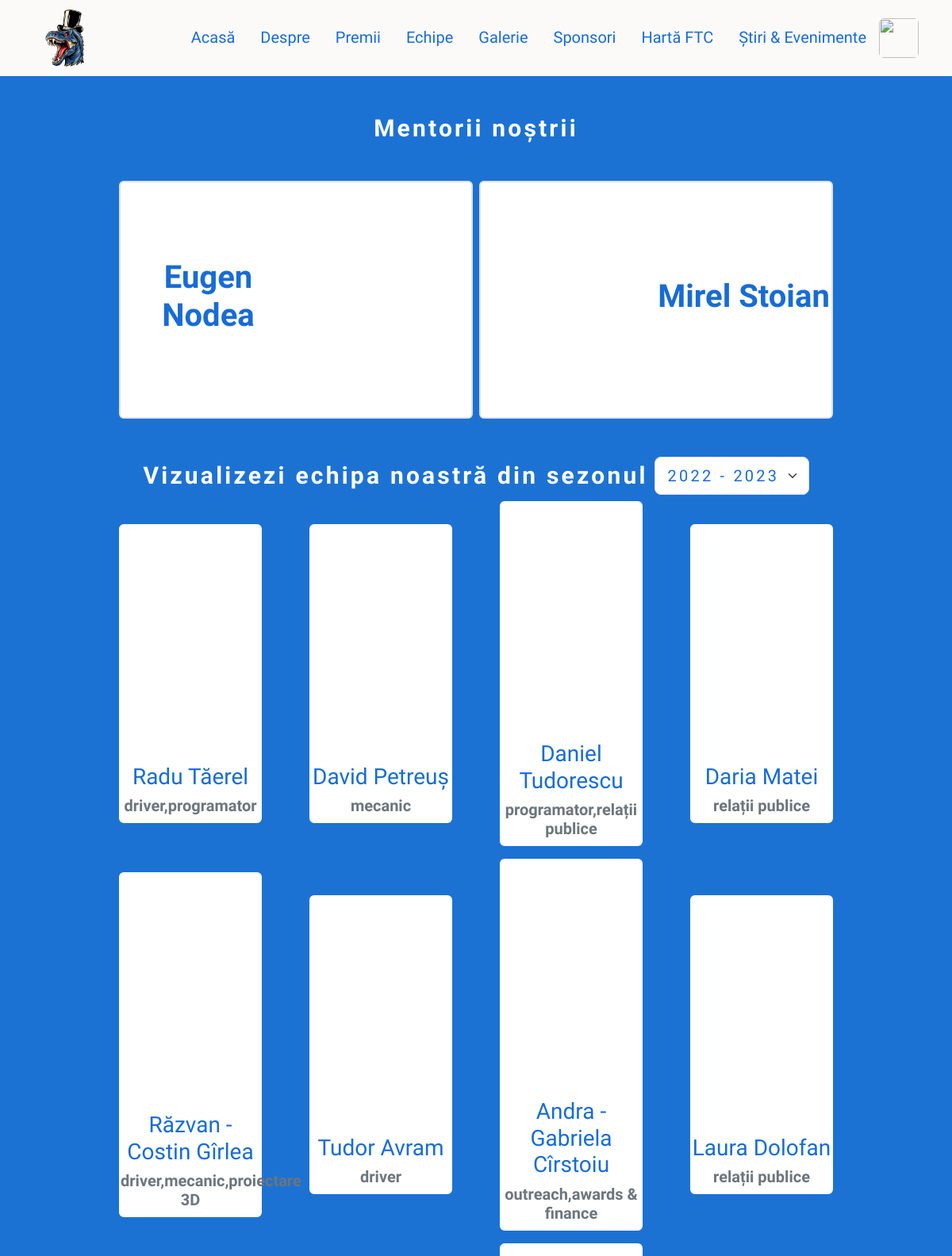
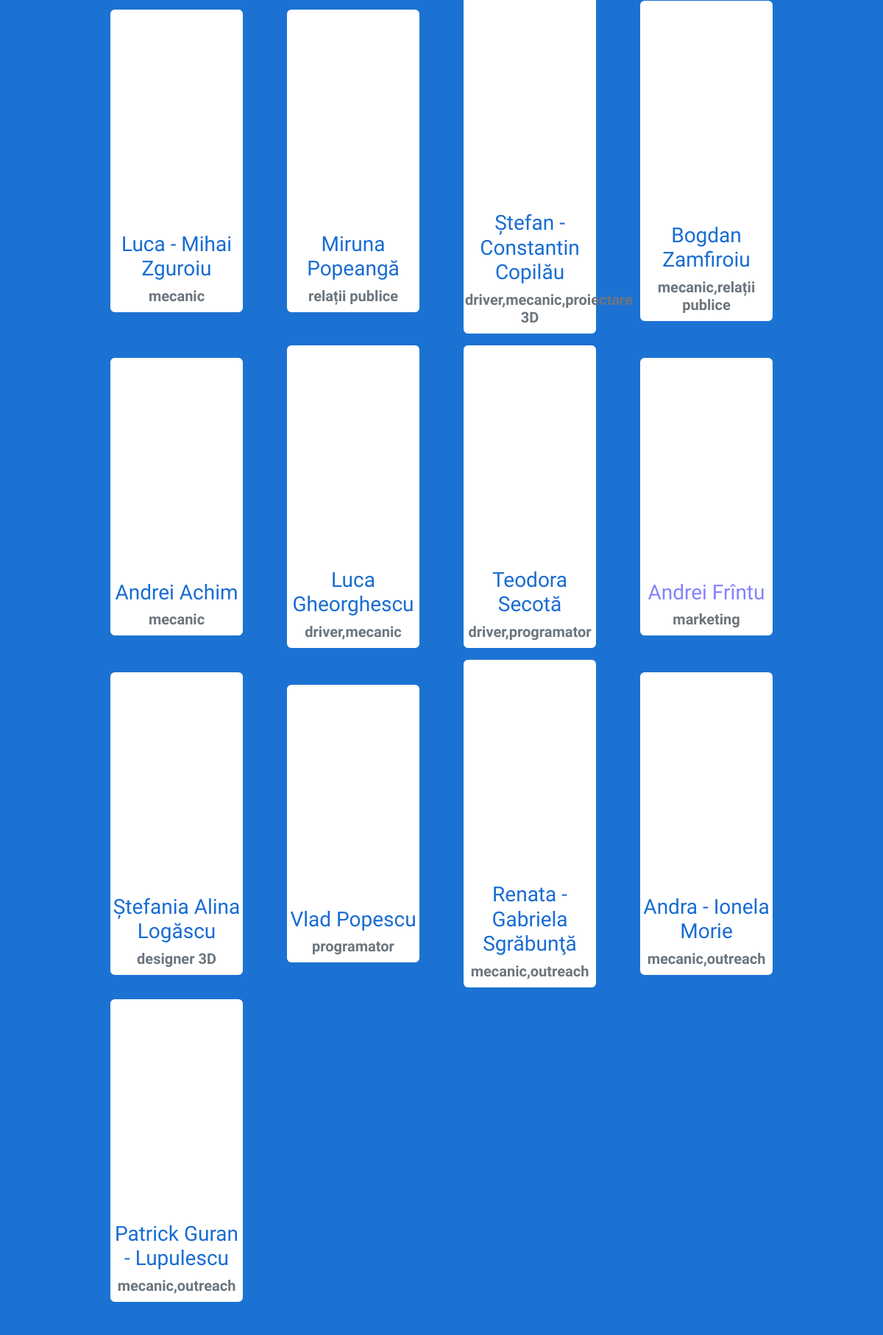
The app's page /team/2023 (upper part) with its own data (2 pictures, top to bottom).
### tables this page shows
CREATE TABLE `members` (
  `id` int(11) NOT NULL,
  `nume` varchar(250) NOT NULL,
  `rol` text NOT NULL,
  `poza` varchar(500) NOT NULL,
  `an` set('2019','2020','2021','2022','2023','2024') NOT NULL,
  `imp` text NOT NULL
);

### teams.php (the view, shortened to what this page needs)
<?php
    $db['mentenanta'] = true;
    $db['table'] = "members";
    $conn = mysqli_connect($db['server'], $db['user'], $db['password'], $db['name']);
    $router['lang'] = $l = (isset($_COOKIE['language'])) ? $_COOKIE['language'] : 1;
    $years_of_activity = array("2019", "2020", "2021", "2022", "2023", "2024");
    $year = (isset($_GET['y']) && in_array($_GET['y'], $years_of_activity)) ? $_GET['y'] : "2023";
?>
<!DOCTYPE html>
<html lang="<?php echo ($l == 1) ? "ro" : "en"; ?>">
<head>
    <link href="/static/styles.css" rel="stylesheet">
    <link href="https://cdn.jsdelivr.net/npm/bootstrap@5.3.0/dist/css/bootstrap.min.css" rel="stylesheet">
</head>
<body class="tb-background overflow-x-hidden">
    <section class="tb-hero overflow-hidden">
        <?php include_once("static/pages/navbar.php"); ?>
        <h1 class="text-unbounded text-center text-white mt-5"><?php echo ($l == 1) ? "Mentorii noștrii" : "Our mentors"; ?></h1>
        <div class="d-flex w-75 w-sm-100 m-auto gap-2 mt-5 fl-cont" id="Second">
            <div class="w-50 w-md-100 bg-white d-flex align-items-center justify-content-end border border-2 rounded fl-cont fil" style="min-height: 300px;">
                <div class="w-50 text-center">
                    <h1 class="text-blue fw-bold">Eugen Nodea</h1>
                </div>
                <div class="w-50 w-md-100 h-300" style="background-image: url('/static/member-photos/nodea.webp'); background-size: cover; background-position: center; min-height: 100%;"></div>
            </div>
            <div class="w-50 w-md-100 bg-white d-flex align-items-center justify-content-start border border-2 rounded fl-cont fir" style="min-height: 300px;">
                <div class="w-50 w-md-100 h-300" style="background-image: url('/static/member-photos/stoian.webp'); background-size: cover; background-position: center; min-height: 100%;"></div>
                <div class="w-50 text-center">
                    <h1 class="text-blue fw-bold">Mirel Stoian</h1>
                </div>
            </div>
        </div>
        <h1 class="text-unbounded text-center justify-content-center text-white mt-5 d-flex align-items-center gap-2 fl-cont"><?php echo ($l == 1) ? "Vizualizezi echipa noastră din sezonul" : "You are viewing our team from season"; ?>
        <select class="form-select form-select-lg text-unbounded text-blue w-sm-100" style="width: auto;" id="year">
                <option class="text-unbounded" value="2023" <?php if ($year == '2023') echo "selected"; ?>>2022 - 2023</option>
        </select></h1>
        <div class="w-75 w-sm-100 m-auto d-flex justify-content-between align-items-center gap-3 flex-wrap fl-cont" id="Thrid">
            <?php
                $contor = 0;
                $members = mysqli_query($conn, "SELECT * FROM `" . $db['table'] . "` WHERE `an` LIKE '%" . $year . "%' ORDER BY `nume`");
                $members_array = array();
                $roles = array(
                    'marketing' => 'marketing',
                    'mechanic' => 'mecanic',
                    'programmer' => 'programator',
                    'public relations' => 'relații publice',
                    '3D designer' => 'designer 3D',
                    'CAD' => 'proiectare 3D',
                    'outreach' => 'outreach',
                    'driver' => 'driver',
                    'mascot' => 'mascotă'
                );
                while ($cont = mysqli_fetch_assoc($members)) {
                    $member_object = new Member();
                    $nume = $cont['nume'];
                    $rolesArray = explode(",", $cont['rol']);
                    $rol = ($l == 1) ? implode(",", array_map(function($term) use ($roles) {
                        return isset($roles[$term]) ? $roles[$term] : $term;
                    }, $rolesArray)) : $cont['rol'];
                    $poza = $cont['poza'];
                    $imp = explode(",", $cont['imp']);
                    foreach ($imp as $key => $value) {
                        $imp[2019 + $key] = $value;
                    }
                    $an = $cont['an'];
                    $member_object->nume = $nume;
                    $member_object->rol = $rol;
                    $member_object->poza = str_replace("&#226;", "â", str_replace("&#351;", "ș", str_replace("&#350;", "Ș", str_replace("&#355;", "ț", $poza))));
                    $member_object->imp = $imp[$year];
                    $member_object->an = $an;
                    array_push($members_array, $member_object);
                }
                usort($members_array, function ($a, $b) {
                    if ($a->imp == $b->imp)
                        return 0;
                    elseif ($a->imp > $b->imp)
                        return -1;
                    else
                        return 1;
                });
                foreach ($members_array as $member) {
                    $contor = $contor + 1;
            ?>
            <div class="w-20 w-sm-100 d-flex flex-column rounded border border-2 border-white bg-white <?php
                $elementsPerRow = 4;
                if ($contor % $elementsPerRow == 1) echo "fil";
                else if ($contor % $elementsPerRow == 0) echo "fir";
                else echo "fib";
            ?>" style="min-height: 45vh;" id="Third<? echo $contor; ?>">
                <div style="background-image: url('<?php echo $member->poza; ?>'); background-size: cover; background-position: center; min-height: 300px; aspect-ratio: 1:1 !important;" id="<?php echo $member->nume; ?> "></div>
                <h3 class="text-center text-blue"><?php if ($member->nume == "Andrei Fr&#238;ntu") echo "<a href='https://codulluiandrei.ro/' style='color: #8282ff; text-decoration: none;'>" . $member->nume . "</a>"; else echo $member->nume; ?></h3>
                <h5 class="text-center text-secondary fw-bold"><?php echo $member->rol; ?></h5>
            </div>
            <?php
                }
            ?>
        </div>
    </section>
</body>
</html>

### static/pages/navbar.php (shortened to what this page needs)
<nav class="navbar navbar-expand-lg navbar-light" style="background: #fcfaf9ff !important; z-index: 999;">
    <div class="container">
        <div class="d-flex align-items-center fit">
            <img alt="" src="/static/logo/logo-v2-2024.png" width="80px">
        </div>
        <div class="offcanvas offcanvas-top h-100 bg-transparent" style="width: 100vw;" tabindex="-1" id="offcanvas_navbar">
            <div class="offcanvas-body d-flex justify-cotent-center align-items-center bg-dark-transparent">
                <ul class="navbar-nav justify-content-end text-center w-100 flex-grow-1 fs-5">
                    <li class="nav-item rounded fit"><a class="nav-link text-md-white text-md-lg" href="/"><?php echo ($l == 1) ? "Acasă" : "Home"; ?></a></li>
                    <li class="nav-item rounded fit"><a class="nav-link text-md-white text-md-lg" href="/about/"><?php echo ($l == 1) ? "Despre" : "About"; ?></a></li>
                    <li class="nav-item rounded fit"><a class="nav-link text-md-white text-md-lg" href="/awards/2023"><?php echo ($l == 1) ? "Premii" : "Awards"; ?></a></li>
                    <li class="nav-item rounded fit"><a class="nav-link text-md-white text-md-lg" href="/team/2024"><?php echo ($l == 1) ? "Echipe" : "Teams"; ?></a></li>
                    <li class="nav-item rounded fit"><a class="nav-link text-md-white text-md-lg" href="/gallery/"><?php echo ($l == 1) ? "Galerie" : "Gallery"; ?></a></li>
                    <li class="nav-item rounded fit"><a class="nav-link text-md-white text-md-lg" href="/sponsors/2023"><?php echo ($l == 1) ? "Sponsori" : "Sponsors"; ?></a></li>
                    <li class="nav-item rounded fit"><a class="nav-link text-md-white text-md-lg" href="/map/"><?php echo ($l == 1) ? "Hartă FTC" : "FTC Map"; ?></a></li>
                    <li class="nav-item rounded fit"><a class="nav-link text-md-white text-md-lg" href="/news/"><?php echo ($l == 1) ? "Știri & Evenimente" : "News & Events"; ?></a></li>
                    <li class="rounded fit"><img src="<?php echo ($l == 1) ? "/static/icons/icons8-great-britain.png" : "/static/icons/icons8-romania.png"; ?>" id="swapLanguage" onclick="swapLanguage()" style="width: 50px; height: 50px; cursor: pointer;" class="rounded"></li>
                </ul>
            </div>
        </div>
    </div>
</nav>

### static/styles.css (style rules this page uses)
:root { --night: #141516ff; --celtic-blue: #1c72d3ff; --celtic-blue-2: #186cd3ff; --royal-blue-web-color: #4b6ddaff; --saffron: #e6be3cff; --xanthous: #eeb225ff; --seasalt: #fcfaf9ff; }
* { font-family: 'K2D', sans-serif; font-weight: 500; }
.text-unbounded { font-family: 'Unbounded', cursive; font-weight: 600; letter-spacing: .2rem; font-size: 30px; }
.text-blue { color: var(--celtic-blue-2) !important; }
.nav-link { color: var(--celtic-blue-2) !important; }
.tb-background { background: var(--celtic-blue); }
.nav-item { border: 1px solid transparent; padding-left: 7px; padding-right: 7px; transition: .3s; }
.tb-hero { width: 100%; min-height: 100vh; }
select > option { background-color: #FFF; color: var(--celtic-blue); }
.w-20 { width: 20%; }
.fit { visibility: hidden; }
.fib { visibility: hidden; }
.fil { visibility: hidden; }
.fir { visibility: hidden; }
.fade-in-left, .fade-in-right, .fade-in-top, .fade-in-bottom { position: relative; }
.fade-in-left { animation: fil 0.4s; }
.fade-in-right { animation: fir 0.4s; }
.fade-in-top { animation: fit 0.4s; }
.fade-in-bottom { animation: fib 0.4s; }

### static/pages/footer.php (style rules this page uses)
img { max-width:none }

### records on screen
members: nume "Radu Tăerel", rol "driver,programator"
members: nume "David Petreuş", rol "mecanic"
members: nume "Daniel Tudorescu", rol "programator,relații publice"
members: nume "Daria Matei", rol "relații publice"
members: nume "Răzvan - Costin Gîrlea", rol "driver,mecanic,proiectare 3D"
members: nume "Tudor Avram", rol "driver"
members: nume "Andra - Gabriela Cîrstoiu", rol "outreach,awards & finance"
members: nume "Laura Dolofan", rol "relații publice"
members: nume "Luca - Mihai Zguroiu", rol "mecanic"
members: nume "Miruna Popeangă", rol "relații publice"
members: nume "Ştefan - Constantin Copilău", rol "driver,mecanic,proiectare 3D"
members: nume "Bogdan Zamfiroiu", rol "mecanic,relații publice"
members: nume "Andrei Achim", rol "mecanic"
members: nume "Luca Gheorghescu", rol "driver,mecanic"
members: nume "Teodora Secotă", rol "driver,programator"
members: nume "Andrei Frîntu", rol "marketing"
members: nume "Ştefania Alina Logăscu", rol "designer 3D"
members: nume "Vlad Popescu", rol "programator"
members: nume "Renata - Gabriela Sgrăbunţă", rol "mecanic,outreach"
members: nume "Andra - Ionela Morie", rol "mecanic,outreach"
members: nume "Patrick Guran - Lupulescu", rol "mecanic,outreach"
